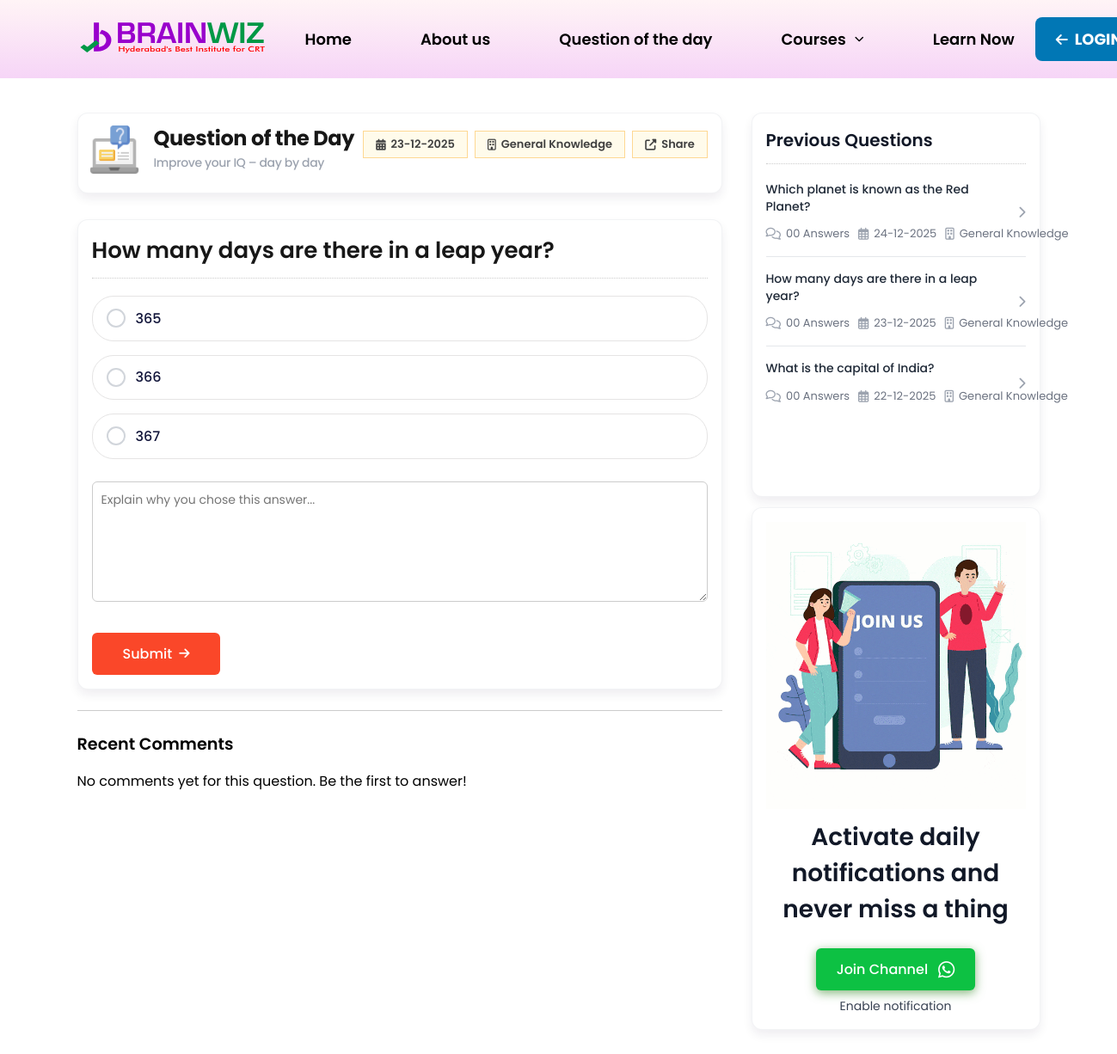
Page /question/2 on the committed database.
### tables this page shows
CREATE TABLE IF NOT EXISTS `question_of_the_day` (
  `id` int(11) NOT NULL AUTO_INCREMENT,
  `question_description` text NOT NULL,
  `category` varchar(255) DEFAULT NULL,
  `question_date` date NOT NULL,
  `status` enum('active','inactive','draft') NOT NULL DEFAULT 'draft',
  `option_1` text DEFAULT NULL,
  `option_2` text DEFAULT NULL,
  `option_3` text DEFAULT NULL,
  `option_4` text DEFAULT NULL,
  `correct_answer` int(11) DEFAULT NULL COMMENT '1, 2, 3, or 4',
  `explanation` text DEFAULT NULL,
  `created_at` datetime NOT NULL DEFAULT CURRENT_TIMESTAMP,
  `updated_at` datetime NOT NULL DEFAULT CURRENT_TIMESTAMP ON UPDATE CURRENT_TIMESTAMP,
  PRIMARY KEY (`id`),
  KEY `idx_question_date` (`question_date`),
  KEY `idx_status` (`status`)
);

### application/controllers/Home.php (called while the page is built, shortened)
<?php
class Home extends CI_Controller
{
    protected $browser_id;
    public function __construct()
    {
        $this->load->helper(array('url', 'cookie'));
        $this->load->model('QuestionOfTheDay_model');
        $this->load->model('QuestionResponse_model');
        $this->load->model('CommentLike_model');
        $this->browser_id = $this->get_or_create_browser_id();
    }
    public function question($id = 0)
    {
        $id = (int)$id;
        $question = $this->QuestionOfTheDay_model->get_by_id($id);
        $per_page = 4;
        $page = (int)$this->input->get('page');
        if ($page < 1) {
            $page = 1;
        }
        $offset = ($page - 1) * $per_page;
        $total_previous = $this->QuestionOfTheDay_model->get_previous_questions_count();
        $previous_questions = $this->QuestionOfTheDay_model->get_previous_questions_paginated($per_page, $offset);
        $total_pages = $per_page > 0 ? (int)ceil($total_previous / $per_page) : 1;
        $has_attempted = $this->QuestionResponse_model->has_submitted(
            (int)$question['id'],
            $this->browser_id
        );
        $user_response = null;
        $recent_comments = $this->QuestionResponse_model->get_recent_for_question(
            (int)$question['id'],
            4
        );
        $recent_comments = $this->attach_like_dislike_data($recent_comments);
        $data = array(
            'today_question'     => $question,
            'previous_questions' => $previous_questions,
            'prev_current_page'  => $page,
            'prev_total_pages'   => $total_pages,
            'has_attempted'      => $has_attempted,
            'user_response'      => $user_response,
            'recent_comments'    => $recent_comments,
        );
        $this->load->view('home/index', $data);
    }
    protected function get_or_create_browser_id()
    {
        $cookie_name = 'qod_browser_id';
        $raw = $this->input->ip_address() . '|' . $this->input->user_agent() . '|' . microtime(true) . '|' . mt_rand();
        $browser_id = sha1($raw);
        $cookie = array(
            'name'   => $cookie_name,
            'value'  => $browser_id,
            'expire' => 365 * 24 * 60 * 60,
            'secure' => false,
            'httponly' => true,
        );
        $this->input->set_cookie($cookie);
        return $browser_id;
    }
    protected function attach_like_dislike_data($comments)
    {
        if (empty($comments)) {
            return $comments;
        }
        return $comments;
    }
}

### index.php (called while the page is built, shortened)
<?php
require_once BASEPATH.'core/CodeIgniter.php';

### application/models/QuestionOfTheDay_model.php (called while the page is built, shortened)
<?php
class QuestionOfTheDay_model extends CI_Model {
	public function get_by_id($id)
	{
		$this->db->where('id', $id);
		$query = $this->db->get('question_of_the_day');
		if ($query->num_rows() > 0) {
			return $query->row_array();
		}
		return false;
	}
	public function get_previous_questions_count()
	{
		$today = date('Y-m-d');
		$this->db->from('question_of_the_day');
		$this->db->where('question_date <', $today);
		$this->db->where('status', 'active');
		return $this->db->count_all_results();
	}
	public function get_previous_questions_paginated($limit, $offset = 0)
	{
		$today = date('Y-m-d');
		$this->db->from('question_of_the_day');
		$this->db->where('question_date <', $today);
		$this->db->where('status', 'active');
		$this->db->order_by('question_date', 'DESC');
		$this->db->order_by('created_at', 'DESC');
		$this->db->limit($limit, $offset);
		$query = $this->db->get();
		return $query->result_array();
	}
}

### application/views/home/index.php (the view, shortened to what this page needs)
<section class="d-question-section">
    <div class="container">
        <div class="question-main">
            <div class="question-lft">
                <div class="d-question-hd">
                    <div class="q-main">
                        <div class="q-icon-img">
                            <img src="<?php echo base_url('assets/home/images/q-icon.png'); ?>" alt="User" />
                        </div>
                        <h3>
                            Question of the Day
                            <span class="q-tag"> Improve your IQ – day by day </span>
                        </h3>
                    </div>
                    <div class="q-day-hd">
                        <?php if (!empty($today_question)): ?>
                            <span class="p-date">
                                <i class="fa-solid fa-calendar-days"></i>
                                <?php echo date('d-m-Y', strtotime($today_question['question_date'])); ?>
                            </span>
                            <?php if (!empty($today_question['category'])): ?>
                            <span class="p-date">
                                <i class="fa-regular fa-building"></i>
                                <?php echo !empty($today_question['category']) ? htmlspecialchars($today_question['category']) : ''; ?>
                            </span>
                        <?php endif; ?>
                        <?php endif; ?>
                        <a href="#" class="share-q" id="shareBtn"><i class="fa-solid fa-up-right-from-square"></i> Share</a>
                    </div>
                </div>
                <section class="poll">
                    <?php if (!empty($today_question)): ?>
                        <form method="post" action="<?php echo base_url('submit-answer'); ?>">
                        <h2>
                            <?php
                                echo $today_question['question_description'];
                            ?>
                        </h2>
                        <?php
                            $user_expl_value = !empty($user_response['user_explanation']) ? htmlspecialchars($user_response['user_explanation']) : '';
                        ?>
                        <?php for ($i = 1; $i <= 4; $i++): ?>
                            <?php
                                $option_key = 'option_' . $i;
                                if (empty($today_question[$option_key])) {
                                    continue;
                                }
                            ?>
                            <label class="option">
                                <span class="checkmark">
                                </span>
                                <p><?php echo $today_question[$option_key]; ?></p>
                            </label>
                        <?php endfor; ?>
                        <textarea
                            class="explanation"
                            name="user_explanation"
                            placeholder="Explain why you chose this answer..."
                            <?php echo !empty($has_attempted) ? 'disabled' : ''; ?>
                        ><?php echo $user_expl_value; ?></textarea>
                        <div class="q-btn-group">
                            <button
                                type="submit"
                                class="submit-btn"
                                <?php echo !empty($has_attempted) ? 'disabled' : ''; ?>
                            >
                                Submit <i class="fa-solid fa-arrow-right"></i>
                            </button>
                        </div>
                        </form>
                    <?php else: ?>
                        <h2>No Question of the Day is scheduled for today.</h2>
                    <?php endif; ?>
                </section>
                <section class="comments-list">
                    <h5>Recent Comments</h5>
                    <?php if (!empty($recent_comments)): ?>
                        <?php foreach ($recent_comments as $comment): ?>
                            <?php
                                $name = !empty($comment['user_name']) ? htmlspecialchars($comment['user_name']) : 'User';
                                $created_at = !empty($comment['created_at']) ? new DateTime($comment['created_at']) : null;
                                $now = new DateTime();
                                $daysAgo = $created_at ? $now->diff($created_at)->days : 0;
                                if ($daysAgo === 0) {
                                    $time_label = 'Today';
                                } elseif ($daysAgo === 1) {
                                    $time_label = '1 day ago';
                                } else {
                                    $time_label = $daysAgo . ' days ago';
                                }
                                $comment_text = !empty($comment['user_explanation'])
                                    ? htmlspecialchars($comment['user_explanation'])
                                    : 'No explanation provided.';
                            ?>
                            <?php
                                $response_id = (int)$comment['id'];
                                $likes_count = isset($comment['likes_count']) ? (int)$comment['likes_count'] : 0;
                                $dislikes_count = isset($comment['dislikes_count']) ? (int)$comment['dislikes_count'] : 0;
                                $user_vote = isset($comment['user_vote']) ? $comment['user_vote'] : null;
                                $like_active = ($user_vote === 'like') ? 'active' : '';
                                $dislike_active = ($user_vote === 'dislike') ? 'active' : '';
                            ?>
                            <div class="comment-card" data-comment-id="<?php echo $response_id; ?>">
                                <div class="comment-header">
                                    <img src="<?php echo base_url('assets/home/images/user1.jpg'); ?>" alt="User" class="avatar" />
                                    <div>
                                        <h4 class="username"><?php echo $name; ?></h4>
                                        <p class="time"><?php echo $time_label; ?></p>
                                    </div>
                                </div>
                                <p class="comment-text">
                                    <?php echo nl2br($comment_text); ?>
                                </p>
                                <div class="comment-actions">
                                    <button class="like-btn <?php echo $like_active; ?>" type="button" data-response-id="<?php echo $response_id; ?>" data-action="like">
                                        <i class="fa-solid fa-thumbs-up"></i>
                                        <span><?php echo $likes_count; ?></span>
                                    </button>
                                    <button class="dislike-btn <?php echo $dislike_active; ?>" type="button" data-response-id="<?php echo $response_id; ?>" data-action="dislike">
                                        <i class="fa-solid fa-thumbs-down"></i>
                                        <span><?php echo $dislikes_count; ?></span>
                                    </button>
                                </div>
                            </div>
                        <?php endforeach; ?>
                    <?php else: ?>
                        <p>No comments yet for this question. Be the first to answer!</p>
                    <?php endif; ?>
                </section>
            </div>
            <div class="question-rht">
                <div class="info-card">
                    <h3 class="card-title">Previous Questions</h3>
                    <div class="pq-list">
                        <?php if (!empty($previous_questions)): ?>
                            <?php foreach ($previous_questions as $prev): ?>
                                <a href="<?php echo base_url('question/' . $prev['id']); ?>" class="question">
                                    <div class="qp-lft">
                                        <p>
                                            <?php echo $prev['question_description']; ?>
                                        </p>
                                        <div class="previous-q-c">
                                            <span>
                                                <i class="fa-regular fa-comments"></i>
                                                <?php
                                                    $answers_count = isset($prev['answers_count']) ? (int)$prev['answers_count'] : 0;
                                                    echo str_pad($answers_count, 2, '0', STR_PAD_LEFT);
                                                ?>
                                                Answers
                                            </span>
                                            <span>
                                                <i class="fa-regular fa-calendar-days"></i>
                                                <?php echo date('d-m-Y', strtotime($prev['question_date'])); ?>
                                            </span>
                                            <span class="p-cmny">
                                                <i class="fa-regular fa-building"></i>
                                                <?php echo !empty($prev['category']) ? htmlspecialchars($prev['category']) : 'General'; ?>
                                            </span>
                                        </div>
                                    </div>
                                    <div class="qp-rht">
                                        <small><i class="fa-solid fa-chevron-right"></i></small>
                                    </div>
                                </a>
                            <?php endforeach; ?>
                        <?php else: ?>
                            <p>No previous questions available.</p>
                        <?php endif; ?>
                    </div>
                </div>
                <div class="j-cmnty">
                    <img src="<?php echo base_url('assets/home/images/join-wtsup.gif'); ?>" alt="User" class="" />
                    <h2>Activate daily notifications and <br />never miss a thing</h2>
                    <a href="https://whatsapp.com/channel/0029VbApoVQHrDZdMRVDoD3p" target="_blank">Join Channel <i class="fa-brands fa-whatsapp"></i></a
                    ><span class="ntfn-on">Enable notification</span>
                </div>
            </div>
        </div>
    </div>
</section>

### rows in the picture
question_of_the_day: question_date "23-12-2025", category "General Knowledge", question_description "How many days are there in a leap year?", option_1 "365", option_2 "366", option_3 "367", answers_count "00"
question_of_the_day: question_description "Which planet is known as the Red Planet?", answers_count "00", question_date "24-12-2025", category "General Knowledge"
question_of_the_day: question_description "What is the capital of India?", answers_count "00", question_date "22-12-2025", category "General Knowledge"
